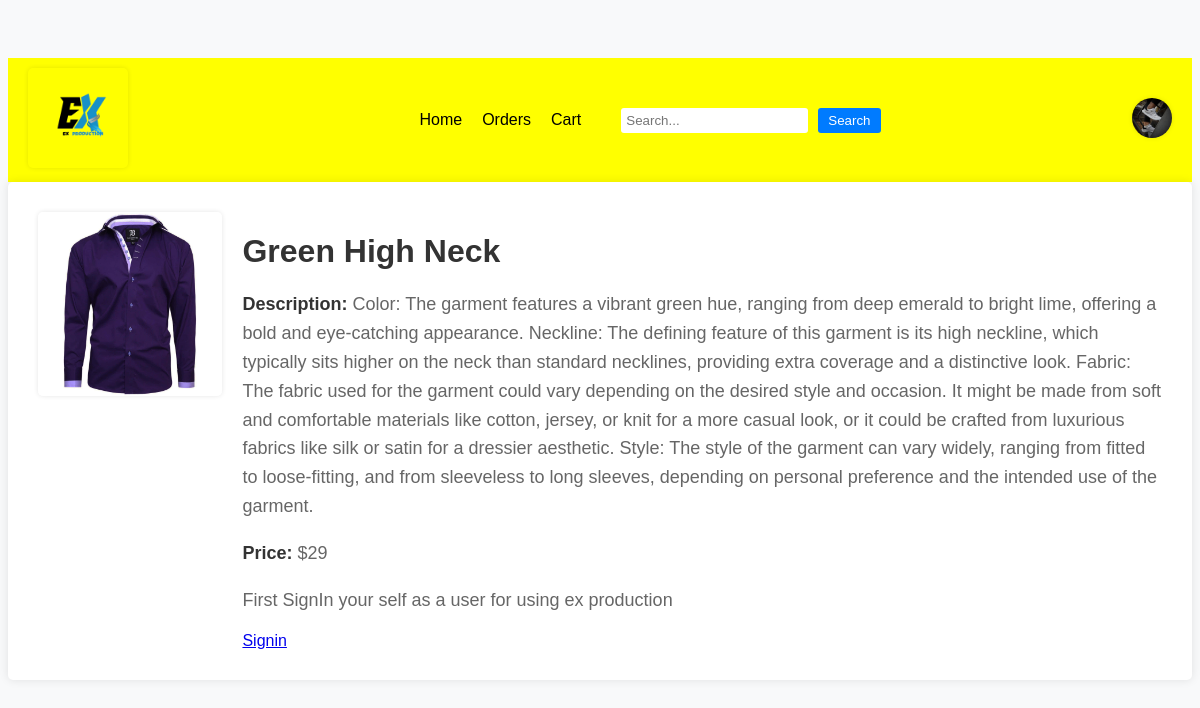
/productpage/8, run on the app's committed database.
### ecommerceApp/models.py (models this page shows, shortened)
class Products(models.Model):
    product_id = models.AutoField(primary_key=True)
    name = models.CharField(max_length=100)
    description = models.TextField(default='No description available')
    image = models.ImageField(upload_to='product_image')
    price = models.IntegerField()
    stock = models.IntegerField(default=0)

### ecommerceApp/views.py (the view, shortened to what this page needs)
# urls.py: path('productpage/<int:product_id>' , views.productpage , name='productpage'),
def productpage(request, product_id):
    product = get_object_or_404(Products, product_id=product_id)
    user = request.user
    return render(request, 'productpage.html', {'product': product})

### templates/productpage.html (shortened to what this page needs)
{% extends "navbar.html" %}
{% load static %}
{% block additional_css %} <link rel="stylesheet" type="text/css" href="{% static 'css/productpage.css' %}">
{% endblock additional_css %}
{% block body %}
<div class="container">
    <div class="row">
        <div class="col-md-6">
            <img src="{{ product.image.url }}" alt="{{ product.name }}">
        </div>
        <div class="col-md-6 product-details">
            <h1>{{ product.name }}</h1>
            <p><strong>Description:</strong> {{ product.description }}</p>
            <p><strong>Price:</strong> ${{ product.price }}</p>
            {% if user.is_authenticated %}
            <form method="post" action="/productpage/{{product.product_id}}">
                {% csrf_token %}
                <div class="qn">
                    <label for="quantity">Quantity:</label>
                    <input type="number" id="quantity" name="quantity" value="0" min="0">
                </div>
                <button type="submit">Add to Cart</button>
            </form>
            {% else %}
              <p>First SignIn your self as a user for using ex production</p>
              <a href="/signin">Signin</a>
            {% endif %}
        </div>
    </div>
</div>
{% endblock body %}

### static/css/productpage.css (style rules this page uses)
body { font-family: Arial, sans-serif; background-color: #f8f9fa; padding-top: 50px; }
.container { background-color: #fff; border-radius: 5px; box-shadow: 0 0 10px rgba(0, 0, 0, 0.1); padding: 30px; }
h1 { font-size: 32px; margin-bottom: 20px; color: #333; }
img { max-width: 100%; height: auto; border-radius: 5px; box-shadow: 0 0 5px rgba(0, 0, 0, 0.1); }
.product-details { margin-left: 20px; }
p { font-size: 18px; line-height: 1.6; color: #666; }
strong { color: #333; }
.row { display: flex; }

### data on the page
Products: image (picture), name "Green High Neck", description "Color: The garment features a vibrant green hue, ranging from deep emerald to bright lime, offering a bold and eye-catching appearance. Neckline: The defining feature of this garment is its high neckline, which typically sits higher on the neck than standard necklines, providing extra coverage and a distinctive look. Fabric: The fabric used for the garment could vary depending on the desired style and occasion. It might be made from soft and comfortable materials like cotton, jersey, or knit for a more casual look, or it could be crafted from luxurious fabrics like silk or satin for a dressier aesthetic. Style: The style of the garment can vary widely, ranging from fitted to loose-fitting,…", price "29"
